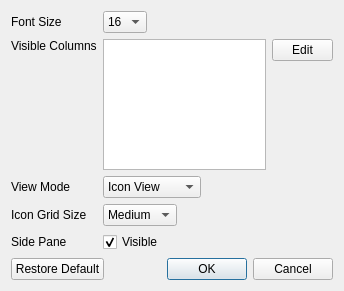
<?xml version="1.0" encoding="UTF-8"?>
<ui version="4.0">
 <class>Dialog</class>
 <widget class="QDialog" name="Dialog">
  <property name="geometry">
   <rect>
    <x>0</x>
    <y>0</y>
    <width>344</width>
    <height>291</height>
   </rect>
  </property>
  <property name="windowTitle">
   <string>Startup Preferences</string>
  </property>
  <layout class="QGridLayout" name="gridLayout">
   <item row="0" column="0">
    <widget class="QLabel" name="label">
     <property name="text">
      <string>Font Size</string>
     </property>
    </widget>
   </item>
   <item row="0" column="1">
    <layout class="QHBoxLayout" name="horizontalLayout_5">
     <item>
      <widget class="QComboBox" name="comboBox_font_size">
       <property name="editable">
        <bool>false</bool>
       </property>
       <property name="currentIndex">
        <number>3</number>
       </property>
       <property name="sizeAdjustPolicy">
        <enum>QComboBox::AdjustToContents</enum>
       </property>
       <item>
        <property name="text">
         <string>10</string>
        </property>
       </item>
       <item>
        <property name="text">
         <string>12</string>
        </property>
       </item>
       <item>
        <property name="text">
         <string>14</string>
        </property>
       </item>
       <item>
        <property name="text">
         <string>16</string>
        </property>
       </item>
       <item>
        <property name="text">
         <string>18</string>
        </property>
       </item>
       <item>
        <property name="text">
         <string>20</string>
        </property>
       </item>
       <item>
        <property name="text">
         <string>24</string>
        </property>
       </item>
       <item>
        <property name="text">
         <string>28</string>
        </property>
       </item>
       <item>
        <property name="text">
         <string>32</string>
        </property>
       </item>
       <item>
        <property name="text">
         <string>36</string>
        </property>
       </item>
       <item>
        <property name="text">
         <string>40</string>
        </property>
       </item>
       <item>
        <property name="text">
         <string>45</string>
        </property>
       </item>
       <item>
        <property name="text">
         <string>50</string>
        </property>
       </item>
      </widget>
     </item>
     <item>
      <spacer name="horizontalSpacer_2">
       <property name="orientation">
        <enum>Qt::Horizontal</enum>
       </property>
       <property name="sizeHint" stdset="0">
        <size>
         <width>210</width>
         <height>20</height>
        </size>
       </property>
      </spacer>
     </item>
    </layout>
   </item>
   <item row="1" column="0">
    <layout class="QVBoxLayout" name="verticalLayout_2">
     <item>
      <widget class="QLabel" name="label_2">
       <property name="text">
        <string>Visible Columns</string>
       </property>
      </widget>
     </item>
     <item>
      <spacer name="verticalSpacer_2">
       <property name="orientation">
        <enum>Qt::Vertical</enum>
       </property>
       <property name="sizeHint" stdset="0">
        <size>
         <width>20</width>
         <height>77</height>
        </size>
       </property>
      </spacer>
     </item>
    </layout>
   </item>
   <item row="1" column="1">
    <layout class="QHBoxLayout" name="horizontalLayout">
     <item>
      <widget class="QListWidget" name="listWidget_visible_columns">
       <property name="editTriggers">
        <set>QAbstractItemView::NoEditTriggers</set>
       </property>
       <property name="alternatingRowColors">
        <bool>true</bool>
       </property>
       <property name="selectionMode">
        <enum>QAbstractItemView::NoSelection</enum>
       </property>
       <property name="resizeMode">
        <enum>QListView::Adjust</enum>
       </property>
      </widget>
     </item>
     <item>
      <layout class="QVBoxLayout" name="verticalLayout">
       <item>
        <widget class="QPushButton" name="pushButton_edit_visible_columns">
         <property name="maximumSize">
          <size>
           <width>61</width>
           <height>16777215</height>
          </size>
         </property>
         <property name="text">
          <string>Edit</string>
         </property>
        </widget>
       </item>
       <item>
        <spacer name="verticalSpacer">
         <property name="orientation">
          <enum>Qt::Vertical</enum>
         </property>
         <property name="sizeHint" stdset="0">
          <size>
           <width>20</width>
           <height>77</height>
          </size>
         </property>
        </spacer>
       </item>
      </layout>
     </item>
    </layout>
   </item>
   <item row="2" column="0">
    <widget class="QLabel" name="label_3">
     <property name="text">
      <string>View Mode</string>
     </property>
    </widget>
   </item>
   <item row="2" column="1">
    <layout class="QHBoxLayout" name="horizontalLayout_2">
     <item>
      <widget class="QComboBox" name="comboBox_view_mode">
       <item>
        <property name="text">
         <string>Icon View</string>
        </property>
       </item>
       <item>
        <property name="text">
         <string>List View</string>
        </property>
       </item>
       <item>
        <property name="text">
         <string>Details View</string>
        </property>
       </item>
      </widget>
     </item>
     <item>
      <spacer name="horizontalSpacer_3">
       <property name="orientation">
        <enum>Qt::Horizontal</enum>
       </property>
       <property name="sizeHint" stdset="0">
        <size>
         <width>131</width>
         <height>20</height>
        </size>
       </property>
      </spacer>
     </item>
    </layout>
   </item>
   <item row="3" column="0">
    <widget class="QLabel" name="label_4">
     <property name="text">
      <string>Icon Grid Size</string>
     </property>
    </widget>
   </item>
   <item row="3" column="1">
    <layout class="QHBoxLayout" name="horizontalLayout_3">
     <item>
      <widget class="QComboBox" name="comboBox_icon_grid_size">
       <property name="currentIndex">
        <number>1</number>
       </property>
       <item>
        <property name="text">
         <string>Small</string>
        </property>
       </item>
       <item>
        <property name="text">
         <string>Medium</string>
        </property>
       </item>
       <item>
        <property name="text">
         <string>Large</string>
        </property>
       </item>
      </widget>
     </item>
     <item>
      <spacer name="horizontalSpacer_4">
       <property name="orientation">
        <enum>Qt::Horizontal</enum>
       </property>
       <property name="sizeHint" stdset="0">
        <size>
         <width>173</width>
         <height>20</height>
        </size>
       </property>
      </spacer>
     </item>
    </layout>
   </item>
   <item row="4" column="0">
    <widget class="QLabel" name="label_5">
     <property name="text">
      <string>Side Pane</string>
     </property>
    </widget>
   </item>
   <item row="4" column="1">
    <layout class="QHBoxLayout" name="horizontalLayout_4">
     <item>
      <widget class="QCheckBox" name="checkBox_side_pane_visible">
       <property name="text">
        <string>Visible</string>
       </property>
       <property name="checked">
        <bool>true</bool>
       </property>
      </widget>
     </item>
     <item>
      <spacer name="horizontalSpacer_5">
       <property name="orientation">
        <enum>Qt::Horizontal</enum>
       </property>
       <property name="sizeHint" stdset="0">
        <size>
         <width>191</width>
         <height>20</height>
        </size>
       </property>
      </spacer>
     </item>
    </layout>
   </item>
   <item row="5" column="0" colspan="2">
    <layout class="QHBoxLayout" name="horizontalLayout_6">
     <item>
      <widget class="QPushButton" name="pushButton_restore_default">
       <property name="text">
        <string>Restore Default</string>
       </property>
      </widget>
     </item>
     <item>
      <spacer name="horizontalSpacer">
       <property name="orientation">
        <enum>Qt::Horizontal</enum>
       </property>
       <property name="sizeHint" stdset="0">
        <size>
         <width>92</width>
         <height>20</height>
        </size>
       </property>
      </spacer>
     </item>
     <item>
      <widget class="QDialogButtonBox" name="buttonBox">
       <property name="orientation">
        <enum>Qt::Horizontal</enum>
       </property>
       <property name="standardButtons">
        <set>QDialogButtonBox::Cancel|QDialogButtonBox::Ok</set>
       </property>
      </widget>
     </item>
    </layout>
   </item>
  </layout>
 </widget>
 <resources/>
 <connections>
  <connection>
   <sender>buttonBox</sender>
   <signal>accepted()</signal>
   <receiver>Dialog</receiver>
   <slot>accept()</slot>
   <hints>
    <hint type="sourcelabel">
     <x>248</x>
     <y>254</y>
    </hint>
    <hint type="destinationlabel">
     <x>157</x>
     <y>274</y>
    </hint>
   </hints>
  </connection>
  <connection>
   <sender>buttonBox</sender>
   <signal>rejected()</signal>
   <receiver>Dialog</receiver>
   <slot>reject()</slot>
   <hints>
    <hint type="sourcelabel">
     <x>316</x>
     <y>260</y>
    </hint>
    <hint type="destinationlabel">
     <x>286</x>
     <y>274</y>
    </hint>
   </hints>
  </connection>
 </connections>
</ui>
